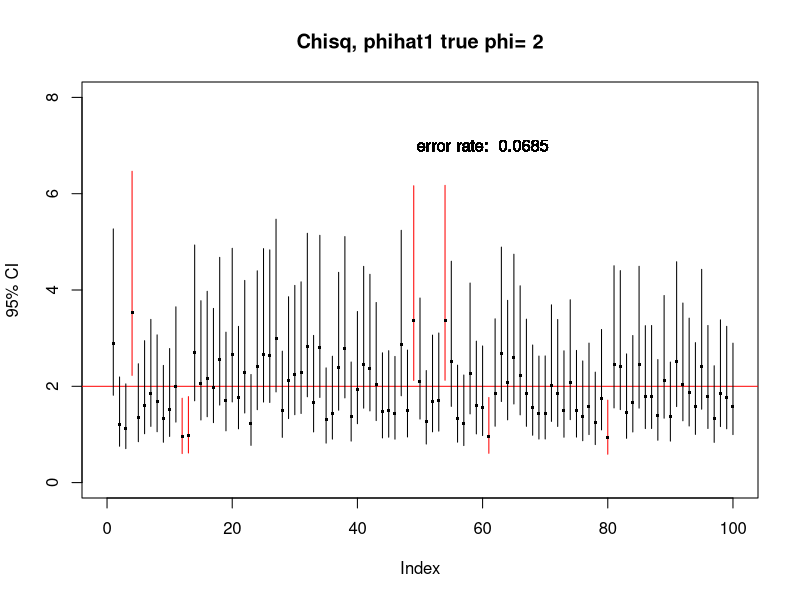
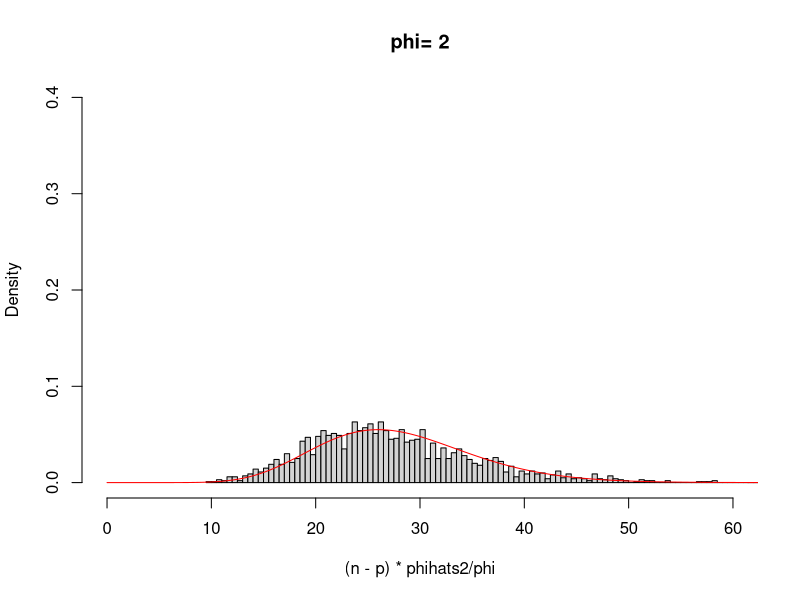
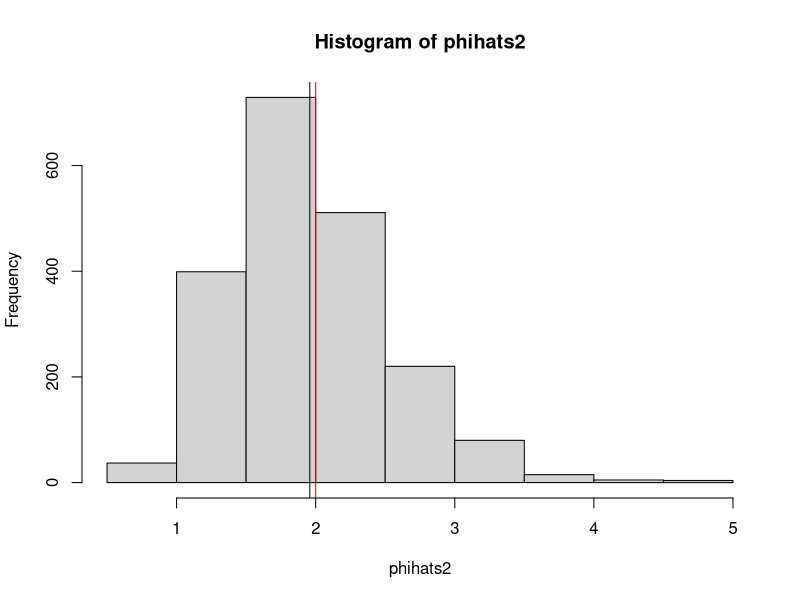

Here is the R script that generated these plots, in order:
library(MASS)     # for "rnegbin"
library(rmutil)   # for "rinvgauss"

# calculate CI's for phi, based on chisquare distribution
#   with phihat1 and phihat2, and on Gamma distribution
#   (phihat2 only), and fitting only Negative binomial 
#   for now.
#   Plots first 100 of the simulations, with error rates.
#

for (phi in c(2)) {


{
n<-30

beta<-c(1,1)
x<-seq(0,1,length.out=n)
p<-length(beta)
eta<-beta[1]+beta[2]*x
mu<-exp(eta)
nu<-phi-1
mn<-mu/nu
w<-(mn+1)/mn
mx<-log(mu)-0.5*log(w)
sx<-sqrt(log(w))

N <- 2000
# bounds of CI for chisq and phi1

lower.1 <- vector()
upper.1 <- vector()
# bounds of CI for chisq and phi2
lower.2 <- vector()
upper.2 <- vector()
# bounds of CI for gamma and phi2
gamma.lower <- vector()
gamma.upper <- vector()

# estimates of phi
phihats1 <- vector()
phihats2 <- vector()

# does CI contain true phi?
err.1 <- vector()
err.2 <- vector()
gamma.err <- vector()
ks <- vector()
thetas <- vector()
}

for (sim in 1:N) { 
  if (phi==1) { 
    y<-rpois(n,mu) } 
  else { 
    y<-rnegbin(n,mu,mn) # negative binomial
    
    #y<-rpois(n,rpois(n,mn)*nu)             # Neyman Type A
    #y<-rpois(n,rlnorm(n,mx,sx))            # Poisson lognormal
    #y<-rpois(n,rinvgauss(n,1,1/mn)*mu)     # Poisson inverse Gaussian
  
    }  
  muhat<-fitted(glm(y~x,family="poisson"))
  P<-sum((y-muhat)^2/muhat)
  sbar<-mean((y-muhat)/muhat) 
  phihat1<-P/(n-p)
  phihat2<-phihat1/(1+sbar) 
  phihats1[sim] <- phihat1
  phihats2[sim] <- phihat2
  
  # chisquare CI
  df <- n-p
  lower.1[sim] <- df * phihat1  / qchisq(0.975,df=df)
  upper.1[sim] <- df * phihat1  / qchisq(0.025,df=df)
  lower.2[sim] <- df * phihat2  / qchisq(0.975,df=df)
  upper.2[sim] <- df * phihat2  / qchisq(0.025,df=df)
  
  err.1[sim] <- 0
  if (phi < lower.1[sim] | phi > upper.1[sim]) {
    err.1[sim] <-  1
  }
  err.2[sim] <- 0
  if (phi < lower.2[sim] | phi > upper.2[sim]) {
    err.2[sim] <-  1
  }
  ## Gamma CI. only for phihat2
  e <- (y-muhat)/sqrt(phihat2 * muhat)
  rho3 <- e^3
  rho4 <- e^4 - 3
  alpha.bar <- mean(rho4 + phihat2/muhat - 2 * sqrt(phihat2/muhat) * rho3)
  theta <- 2 + alpha.bar
  k <- df/(2+alpha.bar)
  thetas[sim] <- theta
  ks[sim] <- k
  #gamma.lower[sim] <- df * phihat2  / qgamma(0.975,
  #                                         shape=k,
  #                                         scale=theta)
  ##gamma.upper[sim] <- df * phihat2  / qgamma(0.025,
  #                                         shape=k,
  #                                         scale=theta)
  #gamma.err[sim] <- (phi < gamma.lower[sim]) |
  #             (phi > gamma.upper[sim])
  
}

# error rates
e1 <- sum(err.1)/N
e2 <- sum(err.2)/N
e3 <- sum(gamma.err,na.rm=T)/length(which(!is.na(gamma.err)))
paste(e1,e2,e3,sep='   ')

# plot CIs, show first plotN simulations
plotCIs <- function(low,upp,err,phihat,truePhi,plotN,main,
                    errRate) {
  plot('',xlim=c(0,plotN),ylim=c(0,4*truePhi),
       main=paste(main,'true phi=',truePhi,sep=' '),
       ylab="95% CI")

  abline(h=truePhi,col='red')
  for (i in 1:plotN) {
    col <- 'black'
    if (err[i] == 1) {
      col <- 'red'
    }
    segments(i,low[i],i,upp[i],col=col)
    points(i,phihat[i],pch='.',cex=3)
    text(60,3.5 * truePhi,paste("error rate: ",errRate))
  }  
}  
  
#par(mfrow=c(1,3))
plotCIs(lower.1,upper.1,err.1,phihats1,phi,plotN=100,
        main="Chisq, phihat1",e1)
#plotCIs(lower.2,upper.2,err.2,phihats2,phi,plotN=100,
#        main="Chisq, phihat2",e2)
#plotCIs(gamma.lower,gamma.upper,gamma.err,phihats2,phi,plotN=100,
#        main="Gamma, phihat2",e3)

#par(mfrow=c(1,3))

median(upper.1-lower.1)
median(upper.2-lower.2)
median(gamma.upper-gamma.lower,na.rm=T)

# plot estimates of phihat's


#par(mfrow=c(2,2))
{
  print(paste(phi,
              round(mean((n-p)*phihats1/phi),2),
              round(var((n-p)*phihats1/phi),2),
              round(mean((n-p)*phihats2/phi),2),
              round(var((n-p)*phihats2/phi),2),
              sep='   '))
  
par(mfrow=c(1,1))
main=paste('phi=',phi)
hist((n-p)*phihats2/phi,probability = T,
     main=main,ylim=c(0,0.4),
     xlim=c(0,2 * n),100)
c<- seq(0,qchisq(0.9999,df),0.1)
y1<-dchisq(c,df=n-p)
lines(c,y1,col='red') 
#y2<- dgamma(c,shape=mean(ks),scale=mean(thetas))
#lines(c,y2,col='blue') 
#legend(50,0.08, 
#       c("gamma","chisq"),
#       lty=c(1,1),
#       lwd=c(2.5,2.5),
#       col=c("blue","red"))
}

}

#mean(phihats1)
mean(phihats2)
hist(phihats2)
abline(v=phi,col='red')
abline(v=mean(phihats2,col='blue'))
#par(mfrow=c(2,2))

##(n / df) * phi
#var(phihats1)

# these should be roughly equal:
#(1/(df)) * (sum(y^2/muhat)-sum(muhat))
#phihat2
#
